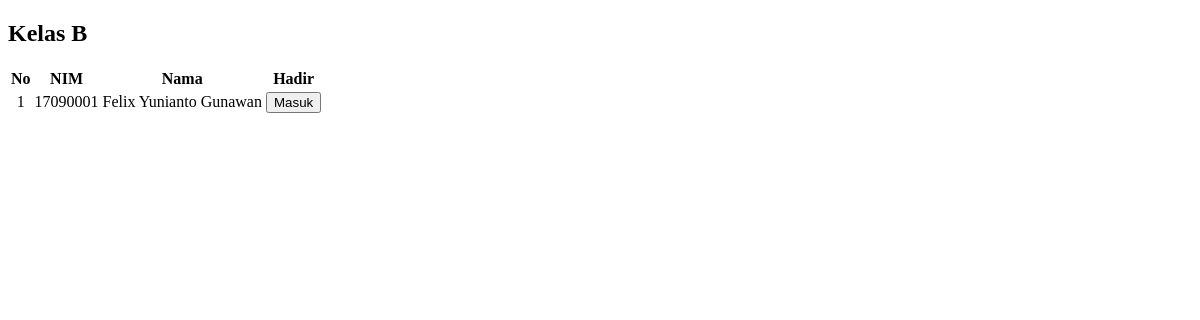
The page /dosen/absen/index.php on the database as committed earlier.
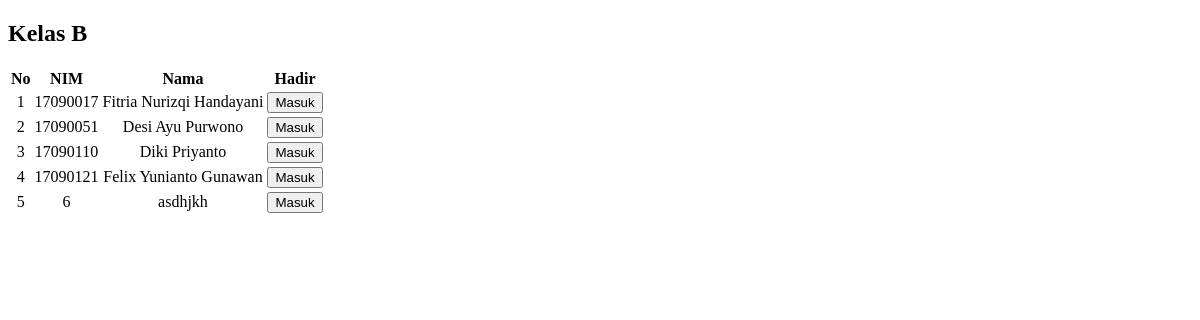
The same page on the database as committed later.
### tables this page shows
CREATE TABLE `mahasiswa` (
  `nim` char(8) NOT NULL,
  `nama` varchar(50) NOT NULL,
  `kelas` varchar(2) NOT NULL,
  `email` varchar(50) NOT NULL,
  `no_hp` int(14) NOT NULL,
  `alamat` varchar(255) NOT NULL,
  `semester` int(1) NOT NULL
);

### dosen/absen/index.php (the view, shortened to what this page needs)
<!DOCTYPE html>
<html lang="en">
<head>
</head>
<body>
    <h2>Kelas B</h2>
    <?php
    include '../koneksi.php';
    ?>
    <table class="table" id="tableAbsen">
        <thead>
            <tr>
                <th style="text-align: center;">No</th>
                <th style="text-align: center;">NIM</th>
                <th style="text-align: center;">Nama</th>
                <th style="text-align: center;">Hadir</th>
            </tr>
        </thead>
        <tbody>
            <?php
                    $no = 1;
                    $data = mysqli_query($koneksi,"select * from mahasiswa");
                    while($d = mysqli_fetch_array($data)){
                ?>
            <tr>
                <td class="customerIDCell" style="text-align: center;"><?php echo $no++; ?></td>
                <td style="text-align: center;"><?php echo $d['nim']; ?></td>
                <td style="text-align: center;"><?php echo $d['nama']; ?></td>
                <td style="text-align: center;">
                    <input type="button" value="Masuk" class="btn btn-warning">
                </td>
            </tr>
            <?php
		}
		?>
        </tbody>
    </table>
</body>
</html>

Rows that differ between the two databases and show on the page:
removed mahasiswa: nim "17090001", nama "Felix Yunianto Gunawan"
added mahasiswa: nim "17090017", nama "Fitria Nurizqi Handayani"
added mahasiswa: nim "17090051", nama "Desi Ayu Purwono"
added mahasiswa: nim "17090110", nama "Diki Priyanto"
added mahasiswa: nim "17090121", nama "Felix Yunianto Gunawan"
added mahasiswa: nim "6", nama "asdhjkh"
